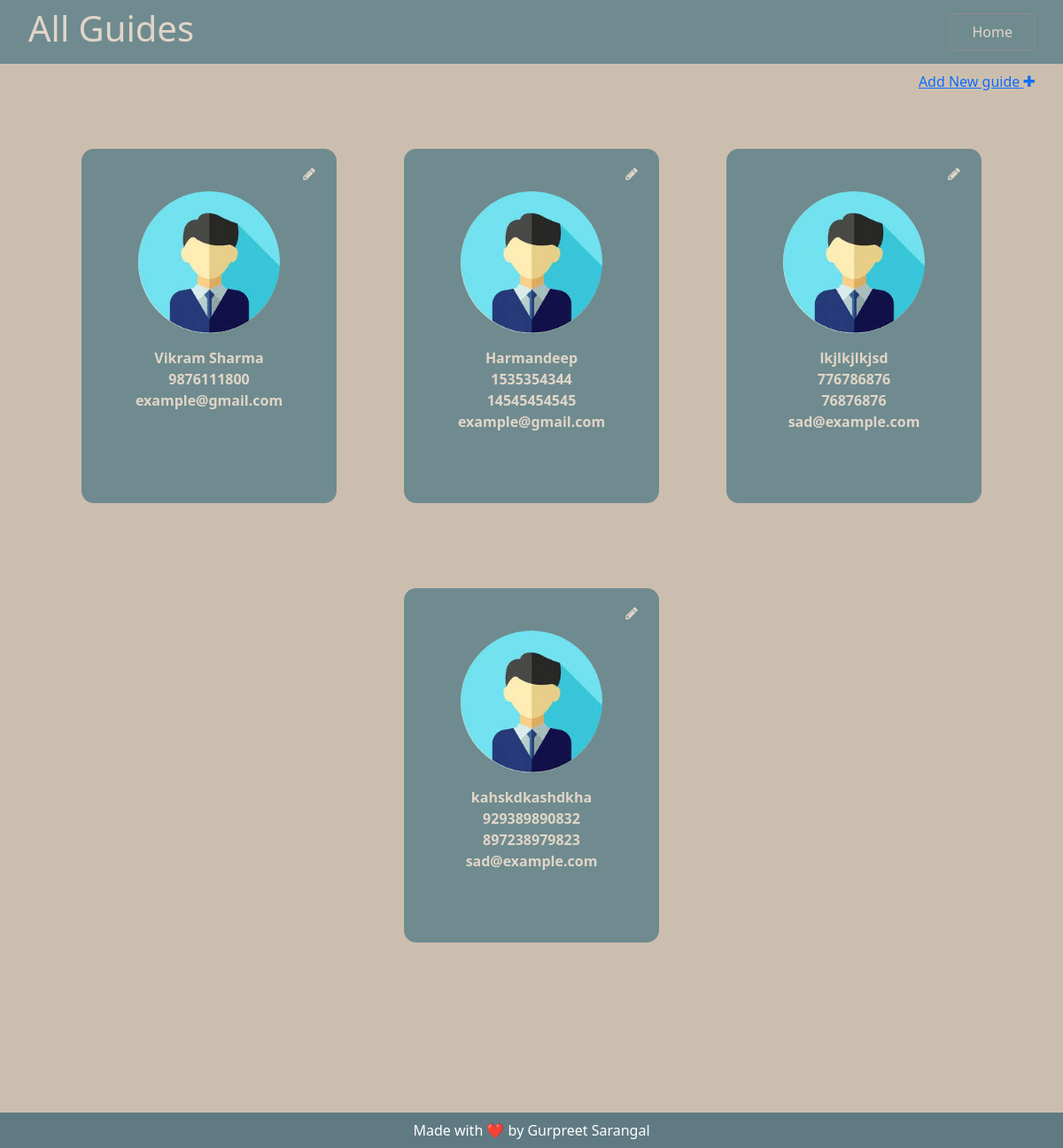
Page /projectadmin/allguides/ on the committed database.
### collegeAdmin/models.py (models this page shows, shortened)
class guide(models.Model):
    name = models.CharField(max_length=60)
    email = models.EmailField()
    mobile_1 = models.IntegerField()
    mobile_2 = models.IntegerField()

### collegeAdmin/views.py (the view)
# urls.py: path('allguides/', views.all_guide, name="all_guide"),
def all_guide(request):
    context = {
        "css":"all_guide",
        "users": []
    }
    all_guides = guide.objects.all()
    for one_guide in all_guides:
        temp = {
            "id":one_guide.id,
            "username":one_guide.name,
            "email":one_guide.email,
            "mobile1":one_guide.mobile_1,
            "mobile2":one_guide.mobile_2,
        }
        context["users"].append(temp)
    return render(request, "collegeAdmin/all_guide.html",context)

### collegeAdmin/templates/collegeAdmin/all_guide.html (shortened to what this page needs)
{% extends 'collegeAdmin/base.html' %}
{% block navbar %}
{% include 'collegeAdmin/header.html'%}
{% endblock navbar %}
{% block body %}
<div class="new-guide">
    <a href="{% url 'add_guide'%}">
        Add New guide <i class="fa fa-plus"></i>
    </a>
</div>
<div id="menu-container">
    {% for user in users %}
        <div class="menu-items py-2 px-2">
            <div class="pencil">
                <a href="{{user.id}}">
                    <i class="fa fa-pencil "></i>
                </a>
            </div>
            <div class="menu-icon">
                <img src="../../static/images/staff2.jpg" alt="staff-icon"  class="icon-img">
            </div>
            <div class="menu-heading text-center my-3 mx-2">
                <strong>
                    {{user.username}}
                </strong>
                {% if user.mobile1 != 0 %}
                    <strong>
                        {{user.mobile1}}
                    </strong>
                {% endif %}
                {% if user.mobile2 != 0 %}
                    <strong>
                        {{user.mobile2}}
                    </strong>
                {% endif %}
                <strong>
                    {{user.email}}
                </strong>
            </div>
        </div>
    {% endfor %}
</div>
{% endblock body %}
{%block footer%}
{% include 'collegeAdmin/footer.html' %}
{%endblock footer%}

### collegeAdmin/templates/collegeAdmin/base.html (shortened to what this page needs)
<!doctype html>
<html lang="en">
  <head>
    <link href="https://cdn.jsdelivr.net/npm/bootstrap@5.1.3/dist/css/bootstrap.min.css" rel="stylesheet">
    <link rel="stylesheet" href="https://cdnjs.cloudflare.com/ajax/libs/font-awesome/4.7.0/css/font-awesome.min.css">
    <link href="../../../static/css/{{css}}.css" rel="stylesheet">
  </head>
  <body>
  <div id="main-content">
    {% block navbar %}{% endblock navbar %}
    {% block body %}{% endblock body %}
    {% block footer %}{% endblock footer %}
  </div>
  </body>
</html>

### collegeAdmin/templates/collegeAdmin/header.html (shortened to what this page needs)
<nav id="nav-div">
  {% url 'edit_guide' user.id as edit %}
  {% if request.path == '/projectadmin/' %}
    <div>
      <h1>Welcome, {{user.username}}</h1>
    </div>
  {% elif request.path == '/projectadmin/allstaff/'%}
    <div>
      <h1>All Staff</h1>
    </div>
  {% elif request.path == '/projectadmin/allguides/'%}
    <div>
      <h1>All Guides</h1>
    </div>
  {% elif request.path == '/projectadmin/addguides/'%}
    <div>
      <h1>Add New Guide</h1>
    </div>
  {% elif request.path == edit %}
    <div>
      <h1>Edit Details of Guide</h1>
    </div>
  {% elif request.path == '/projectadmin/sessions'%}
    <div>
      <h1>Sessions</h1>
    </div>
  {% elif request.path == rawURL %}
    <div>
      <h1>Students | {{curr_class}}</h1>
    </div>
  {% endif %}
  {% url 'add_guide' as add %}
  {% if request.path == '/projectadmin/' %}
    <div>
      <a type="button" class="btn" href="/logout" >logout</a>
    </div>
  {% elif request.path == '/projectadmin/class/'%}
    <div>
      <a type="button" class="btn" href=" {% url 'sessions_url' %}" >Sessions</a>
    </div>
  {% elif request.path == edit %}
    <div>
      <a type="button" class="btn" href=" {% url 'all_guide' %}" >All Guides</a>
    </div>
  {% elif request.path == add %}
    <div>
      <a type="button" class="btn" href=" {% url 'all_guide' %}" >All Guides</a>
    </div>
  {% elif request.path == rawURL %}
    <div>
      <a type="button" class="btn" href=" {% url 'sessions' %}" >Sessions</a>
    </div>
  {% else %}
    <div>
      <a type="button" class="btn" href="{% url 'adminDashboard' %}" >Home</a>
    </div>
  {% endif %}
  </nav>

### collegeAdmin/templates/collegeAdmin/footer.html
<footer class="footer-dark py-2">
    <div class="text-center text-white">
      Made with ❤️ by <a id="report" href="https://github.com/GurpreetSarangal"> Gurpreet Sarangal</a>
    </div>
  </footer>

### collegeAdmin/static/css/all_guide.css (style rules this page uses)
* { margin:0px; padding: 0px; }
:root { --primary: #4f6979; --secondary: #607a83; --tertiary: #6f8b8f; --bg-primary: #928787; --bg-secondary: #bdab9b; --bg-tertiary: #ccbeae; --text-primary: #e1d5c8; }
#nav-div { display: flex; justify-content: space-between; align-items: center; background: var(--tertiary); }
#nav-div h1 { color:var(--text-primary); }
#nav-div div { margin: .5rem 2rem; }
#nav-div div a { padding: 0.5rem 1.5rem; border-radius: 8%; background-color: var(--tertiary); border-color: var(--bg-primary); color: var(--text-primary); }
#main-content { background:var(--bg-tertiary); }
.new-guide { display: flex; flex-direction: row; justify-content: end; }
.new-guide a { margin: 0.5rem 2rem 0rem; }
#menu-container { display: flex; justify-content: space-evenly; flex-wrap: wrap; margin: 1rem 3rem 9rem; }
.menu-items { background-color: var(--tertiary); border-radius: 14px; min-width: 18rem; min-height: 25rem; margin: 3rem 2rem; }
.pencil { display: flex; justify-content: end; padding: 0.5rem 1rem; color: var(--text-primary); }
.menu-items a { text-decoration:none; color: var(--text-primary); }
.menu-icon { display:flex; justify-content: center; align-items: center; }
.icon-img { max-width: 10rem; min-width: 10rem; max-height: 10rem; min-height: 10rem; border-radius: 50%; }
.menu-heading { color: var(--text-primary); }
.menu-heading strong { display: block; }
.footer-dark { background:var(--secondary); color: var(--bg-secondary); }
#report { color: white; text-decoration: none; }

### rows in the picture
guide: username "Vikram Sharma", email "example@gmail.com"
guide: username "Harmandeep", email "example@gmail.com"
guide: username "lkjlkjlkjsd", email "sad@example.com"
guide: username "kahskdkashdkha", email "sad@example.com"

### other values in the picture
{{ user.mobile1 }} "9876111800" "1535354344" "776786876" "929389890832"
{{ user.mobile2 }} "14545454545" "76876876" "897238979823"
